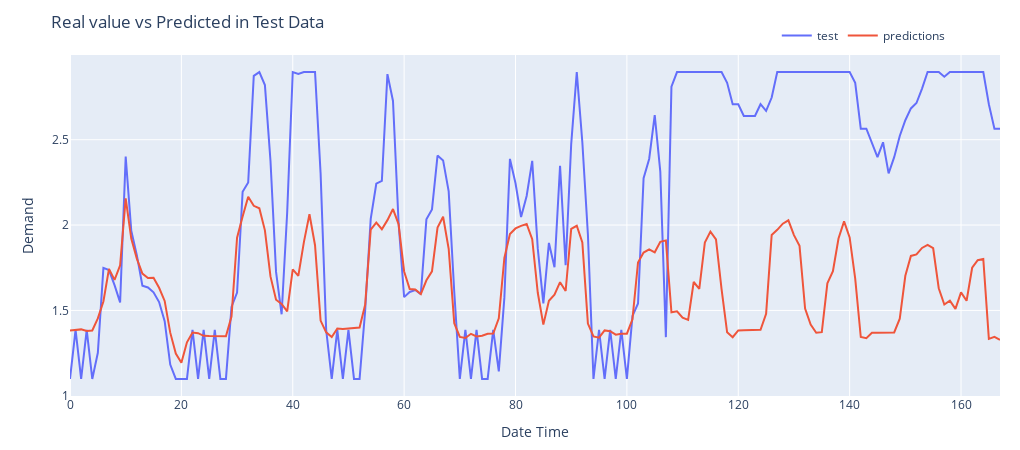

The notebook cell this image was saved under:
### Code cell
plotPredictions(test_x.index[:24*7], y_pred[:24*7], test_y[:24*7])

### Figure 1 — Plotly figure (JSON) as saved in the notebook; plotly's stock layout.template omitted (floating-point values rounded to 4 significant figures; data arrays with more than 128 entries replaced by an {"elided": "..."} marker saying what was removed)
{"data": [{"mode": "lines", "name": "test", "type": "scatter", "x": {"elided": "168 int values"}, "y": {"elided": "168 float values"}}, {"mode": "lines", "name": "predictions", "type": "scatter", "x": {"elided": "168 int values"}, "y": {"elided": "168 float values"}}], "layout": {"height": 450, "legend": {"orientation": "h", "x": 0.76, "xanchor": "left", "y": 1.1, "yanchor": "top"}, "margin": {"b": 20, "l": 70, "r": 20, "t": 55}, "title": {"text": "Real value vs Predicted in Test Data"}, "width": 1020, "xaxis": {"title": {"text": "Date Time"}}, "yaxis": {"title": {"text": "Demand"}}}}
